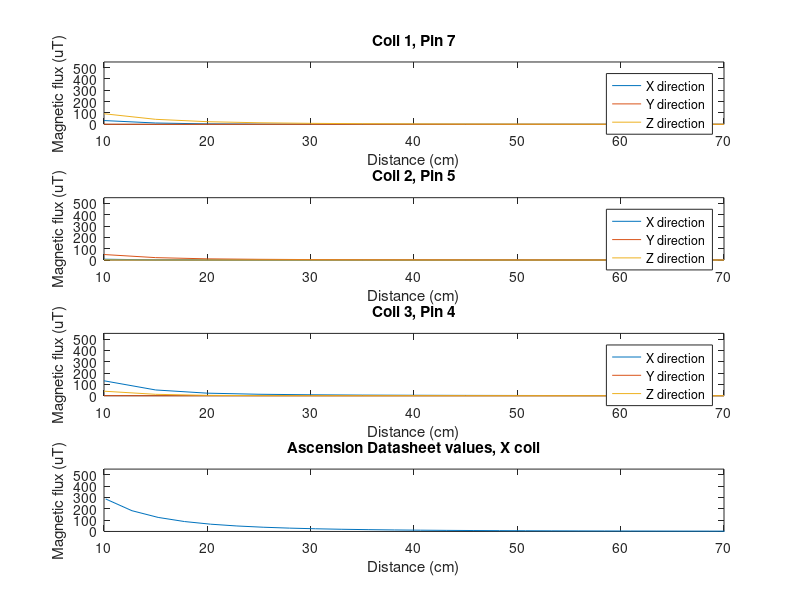
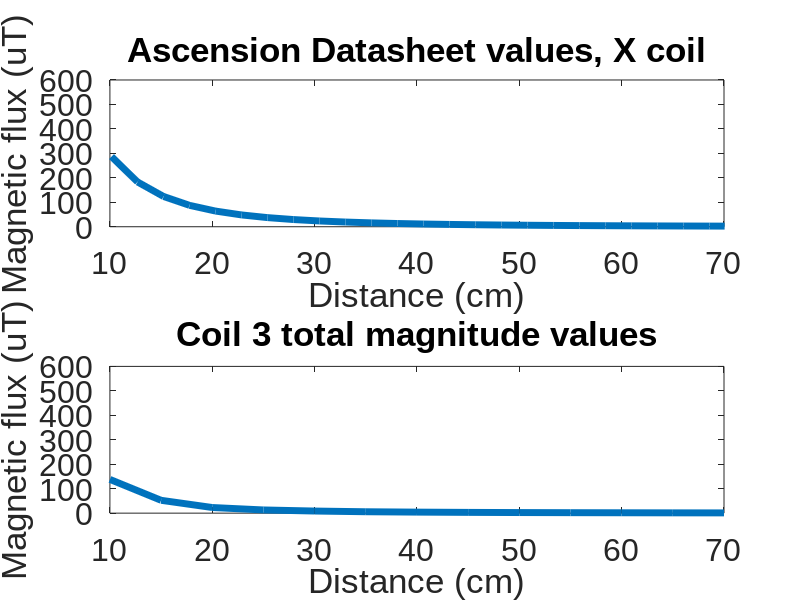
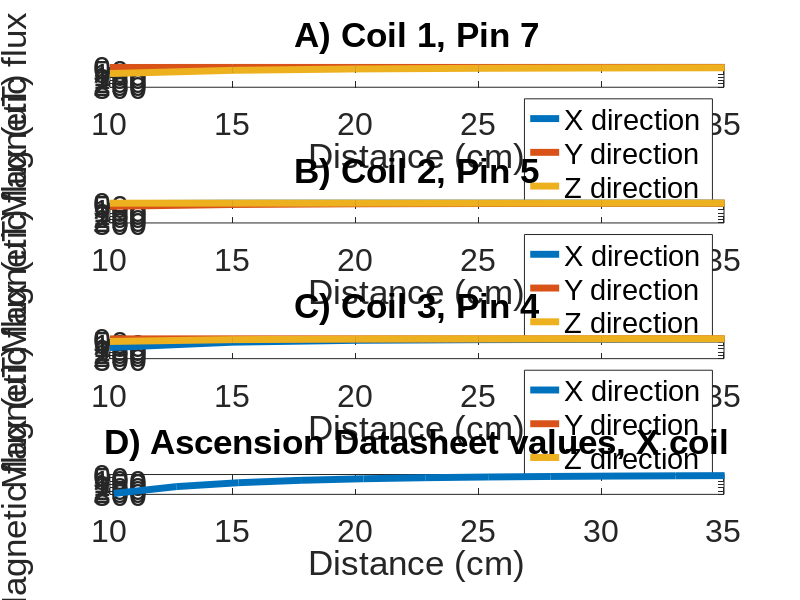

Source code (MATLAB) for these figures, in order:
clear all
load('magnetometer_data_coil','-mat');
magnetometer_data = magnetometer_data_coil; 
%dimension information
% dim1 = p7, dim2 = p5, dim3 = p4 

%vector for coil values only
distance = 10:5:70;

%counters are to ensure that the values are saved properly 
ambient_counter = 1; 
active_counter = 1; 

%for loop to seperate readings into active and ambient 
for i = 1:26
    if rem(i,2) == 1 %then odd so coil off therefore readings are ambient 
        ambient_readings(ambient_counter,:,:) = magnetometer_data(i,:,:);
        ambient_counter = ambient_counter + 1;
    end
    
    if rem(i,2) == 0 %then even so coil on 
        active_readings(active_counter,:,:) = magnetometer_data(i,:,:);
        active_counter = active_counter + 1;
    end
end

%subtract ambient readings from active readings 
for coil = 1:3 
    background_corrected_readings(:,:,coil) = (active_readings(:,:,coil) - ambient_readings(:,:,coil))/4;
end

%make all readings positive
background_corrected_readings = abs(background_corrected_readings);
%generate the ascension coil datasheet values 
datasheet_distance = 4:28; %this is in inches
datasheet_distance = datasheet_distance.* 2.54; %this converts it to cm 
datasheet_values_uT = [286.68, 183.07, 123.76, 87.47, 64.05, 48.29, 37.29, 29.39, 23.56, 19.19, 15.82, 13.20, 11.13, 9.47, 8.13, 7.02, 6.11, 5.35, 4.71, 4.17, 3.71, 3.31, 2.97, 2.67, 2.41];

%plot over 3 coils and datasheet values 
figure; 
hold on; 
subplot(4,1,1)
plot(distance, background_corrected_readings(:,:,1));
title("Coil 1, Pin 7");
legend('X direction', 'Y direction', 'Z direction');
xlabel('Distance (cm)');
ylabel('Magnetic flux (uT)');
ylim([0 550]);
subplot(4,1,2)
plot(distance, background_corrected_readings(:,:,2));
legend('X direction', 'Y direction', 'Z direction');
xlabel('Distance (cm)');
ylabel('Magnetic flux (uT)');
ylim([0 550]);
title("Coil 2, Pin 5");
subplot(4,1,3)
plot(distance, background_corrected_readings(:,:,3)); 
legend('X direction', 'Y direction', 'Z direction');
xlabel('Distance (cm)');
ylabel('Magnetic flux (uT)');
ylim([0 550]);
title("Coil 3, Pin 4");
subplot(4,1,4)
plot(datasheet_distance, datasheet_values_uT);
title("Ascension Datasheet values, X coil");
xlabel('Distance (cm)');
ylabel('Magnetic flux (uT)');
ylim([0 550]);
xlim([10 70]);
hold off; 

%average the coil 3 values 
% average_coil_3 = mean(background_corrected_readings(:,:,3),2); 
average_coil_3 = rssq(background_corrected_readings(:,:,3),2);
figure;
subplot(2,1,1)
plot(datasheet_distance, datasheet_values_uT, 'LineWidth', 5);
title("Ascension Datasheet values, X coil");
xlabel('Distance (cm)');
ylabel('Magnetic flux (uT)');
ylim([0 600]);
xlim([10 70]);
subplot(2,1,2)
plot(distance, average_coil_3, 'LineWidth', 5); 
title("Coil 3 total magnitude values");
xlabel('Distance (cm)');
ylabel('Magnetic flux (uT)');
ylim([0 600]); 
set(findobj(gcf,'type','axes'),'FontName','Arial','FontSize',23)
%plot over 3 coils for presentation
figure; 
hold on; 
subplot(4,1,1)
plot(distance, background_corrected_readings(:,:,1), 'LineWidth',5);
title("A) Coil 1, Pin 7");
legend('X direction', 'Y direction', 'Z direction');
xlabel('Distance (cm)');
ylabel('Magnetic flux (uT)');
ylim([0 300]);
xlim([10 35]);
subplot(4,1,2)
plot(distance, background_corrected_readings(:,:,2), 'LineWidth',5);
legend('X direction', 'Y direction', 'Z direction');
xlabel('Distance (cm)');
ylabel('Magnetic flux (uT)');
ylim([0 300]);
xlim([10 35]);
title("B) Coil 2, Pin 5");
subplot(4,1,3)
plot(distance, background_corrected_readings(:,:,3), 'LineWidth',5); 
legend('X direction', 'Y direction', 'Z direction');
xlabel('Distance (cm)');
ylabel('Magnetic flux (uT)');
ylim([0 300]);
xlim([10 35]);
title("C) Coil 3, Pin 4");
subplot(4,1,4)
plot(datasheet_distance, datasheet_values_uT, 'LineWidth',5);
title("D) Ascension Datasheet values, X coil");
xlabel('Distance (cm)');
ylabel('Magnetic flux (uT)');
ylim([0 300]);
xlim([10 35]);
set(findobj(gcf,'type','axes'),'FontName','Arial','FontSize',23)

